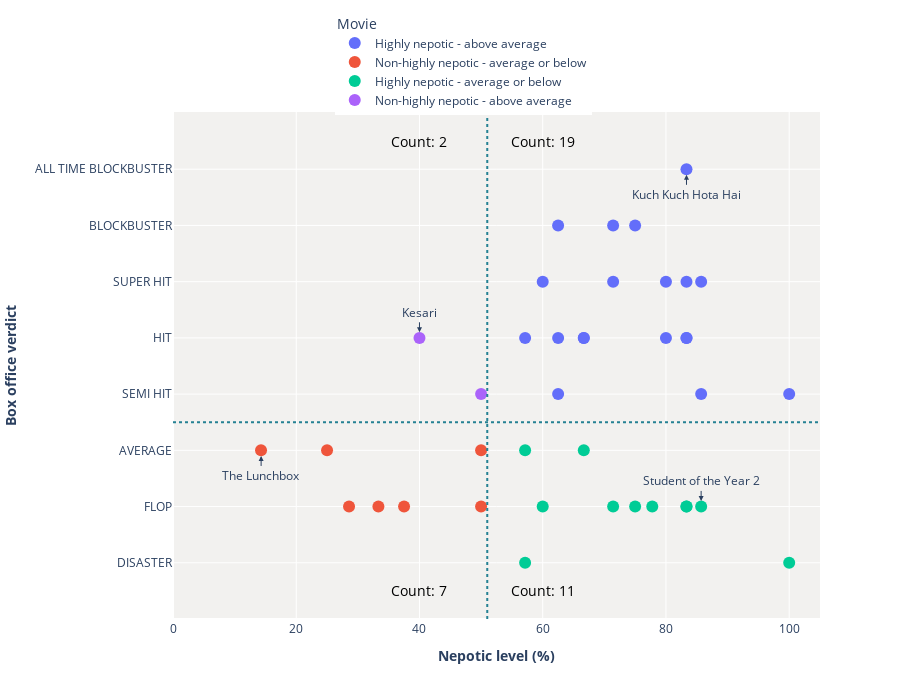

Here is the notebook cell this chart was saved with:
### Code cell
# Visualization
df = px.data.iris()
fig = px.scatter(df_movie_verdict, x="Nepotic Level", y="Verdict Value", color="Outcome")

fig.update_layout(
    autosize=False,
    width=900,
    height=700,
    xaxis = dict(title="<b> Nepotic level (%) <b>", showgrid = True, range = [0,105]),
    yaxis = dict(title="<b> Box office verdict <b>",
                showgrid = True,
                tickmode = 'array',
                tickvals = [1, 2, 3, 4, 5, 6, 7, 8],
                ticktext = verdict_text[1:]),
    plot_bgcolor= 'rgba(242, 241, 239, 1)',
    margin=go.layout.Margin(
        t=10, #top margin
    ),
    legend=dict(
        title_text='Movie',
        x = 0.25,
        y = 1.2),
    shapes = [
        {
            'type': 'line',
            'x0': 51,
            'y0': 0,
            'x1': 51,
            'y1': 9,
            'line': {
                'color': color_teal,
                'width': 2,
                'dash': "dot"
            },
        },
        {
            'type': 'line',
            'x0': 0,
            'y0': 3.5,
            'x1': 110,
            'y1': 3.5,
            'line': {
                'color': color_teal,
                'width': 2,
                'dash': "dot"
            },
        },
        
    ],
    annotations=[
        dict(
            x=83.333,
            y=7.9,
            xref="x",
            yref="y",
            text="Kuch Kuch Hota Hai",
            showarrow=True,
            arrowhead=2,
            ax=0,
            ay=20
        ),
        dict(
            x=40,
            y=5.1,
            xref="x",
            yref="y",
            text="Kesari",
            showarrow=True,
            arrowhead=2,
            ax=0,
            ay=-20
        ),
        dict(
            x=14.3,
            y=2.9,
            xref="x",
            yref="y",
            text="The Lunchbox",
            showarrow=True,
            arrowhead=2,
            ax=0,
            ay=20
        ),
        dict(
            x=85.71,
            y=2.1,
            xref="x",
            yref="y",
            text="Student of the Year 2",
            showarrow=True,
            arrowhead=2,
            ax=0,
            ay=-20
        ),
        dict(
            x=60,
            y=8.5,
            xref="x",
            yref="y",
            text= "Count: " + str(count_ur),
            showarrow=False,
            font_size = 14,
            font_color = 'black'
        ),
        dict(
            x=40,
            y=8.5,
            xref="x",
            yref="y",
            text= "Count: " + str(count_ul),
            showarrow=False,
            font_size = 14,
            font_color = 'black'
        ),
        dict(
            x=40,
            y=0.5,
            xref="x",
            yref="y",
            text= "Count: " + str(count_ll),
            showarrow=False,
            font_size = 14,
            font_color = 'black'
        ),
        dict(
            x=60,
            y=0.5,
            xref="x",
            yref="y",
            text= "Count: " + str(count_lr),
            showarrow=False,
            font_size = 14,
            font_color = 'black'
        )
        
    ]
)

fig.update_traces(marker=dict(size=12),
                  selector=dict(mode='markers'))

fig.update_traces(textposition='top center')

fig.show()

fig.write_image("kj_movies_success_vs_nepotic_level.png", engine="kaleido", scale = 2)

### Figure 1 — Plotly figure (JSON) as saved in the notebook; plotly's stock layout.template omitted (floating-point values rounded to 4 significant figures)
{"data": [{"hovertemplate": "Outcome=Highly nepotic - above average<br>Nepotic Level=%{x}<br>Verdict Value=%{y}<extra></extra>", "legendgroup": "Highly nepotic - above average", "marker": {"color": "#636efa", "size": 12, "symbol": "circle"}, "mode": "markers", "name": "Highly nepotic - above average", "orientation": "v", "showlegend": true, "textposition": "top center", "type": "scatter", "x": [83.33, 62.5, 57.14, 62.5, 100, 80, 83.33, 71.43, 85.71, 71.43, 80, 66.67, 62.5, 66.67, 83.33, 85.71, 83.33, 75, 60], "xaxis": "x", "y": [8, 7, 5, 4, 4, 5, 5, 6, 4, 7, 6, 5, 5, 5, 6, 6, 5, 7, 6], "yaxis": "y"}, {"hovertemplate": "Outcome=Non-highly nepotic - average or below<br>Nepotic Level=%{x}<br>Verdict Value=%{y}<extra></extra>", "legendgroup": "Non-highly nepotic - average or below", "marker": {"color": "#EF553B", "size": 12, "symbol": "circle"}, "mode": "markers", "name": "Non-highly nepotic - average or below", "orientation": "v", "showlegend": true, "textposition": "top center", "type": "scatter", "x": [50, 50, 14.29, 25, 28.57, 37.5, 33.33], "xaxis": "x", "y": [3, 2, 3, 3, 2, 2, 2], "yaxis": "y"}, {"hovertemplate": "Outcome=Highly nepotic - average or below<br>Nepotic Level=%{x}<br>Verdict Value=%{y}<extra></extra>", "legendgroup": "Highly nepotic - average or below", "marker": {"color": "#00cc96", "size": 12, "symbol": "circle"}, "mode": "markers", "name": "Highly nepotic - average or below", "orientation": "v", "showlegend": true, "textposition": "top center", "type": "scatter", "x": [57.14, 83.33, 83.33, 66.67, 100, 57.14, 60, 75, 77.78, 85.71, 71.43], "xaxis": "x", "y": [3, 2, 2, 3, 1, 1, 2, 2, 2, 2, 2], "yaxis": "y"}, {"hovertemplate": "Outcome=Non-highly nepotic - above average<br>Nepotic Level=%{x}<br>Verdict Value=%{y}<extra></extra>", "legendgroup": "Non-highly nepotic - above average", "marker": {"color": "#ab63fa", "size": 12, "symbol": "circle"}, "mode": "markers", "name": "Non-highly nepotic - above average", "orientation": "v", "showlegend": true, "textposition": "top center", "type": "scatter", "x": [50, 40], "xaxis": "x", "y": [4, 5], "yaxis": "y"}], "layout": {"annotations": [{"arrowhead": 2, "ax": 0, "ay": 20, "showarrow": true, "text": "Kuch Kuch Hota Hai", "x": 83.33, "xref": "x", "y": 7.9, "yref": "y"}, {"arrowhead": 2, "ax": 0, "ay": -20, "showarrow": true, "text": "Kesari", "x": 40, "xref": "x", "y": 5.1, "yref": "y"}, {"arrowhead": 2, "ax": 0, "ay": 20, "showarrow": true, "text": "The Lunchbox", "x": 14.3, "xref": "x", "y": 2.9, "yref": "y"}, {"arrowhead": 2, "ax": 0, "ay": -20, "showarrow": true, "text": "Student of the Year 2", "x": 85.71, "xref": "x", "y": 2.1, "yref": "y"}, {"font": {"color": "black", "size": 14}, "showarrow": false, "text": "Count: 19", "x": 60, "xref": "x", "y": 8.5, "yref": "y"}, {"font": {"color": "black", "size": 14}, "showarrow": false, "text": "Count: 2", "x": 40, "xref": "x", "y": 8.5, "yref": "y"}, {"font": {"color": "black", "size": 14}, "showarrow": false, "text": "Count: 7", "x": 40, "xref": "x", "y": 0.5, "yref": "y"}, {"font": {"color": "black", "size": 14}, "showarrow": false, "text": "Count: 11", "x": 60, "xref": "x", "y": 0.5, "yref": "y"}], "autosize": false, "height": 700, "legend": {"title": {"text": "Movie"}, "tracegroupgap": 0, "x": 0.25, "y": 1.2}, "margin": {"t": 10}, "plot_bgcolor": "rgba(242, 241, 239, 1)", "shapes": [{"line": {"color": "#258193", "dash": "dot", "width": 2}, "type": "line", "x0": 51, "x1": 51, "y0": 0, "y1": 9}, {"line": {"color": "#258193", "dash": "dot", "width": 2}, "type": "line", "x0": 0, "x1": 110, "y0": 3.5, "y1": 3.5}], "width": 900, "xaxis": {"anchor": "y", "domain": [0, 1], "range": [0, 105], "showgrid": true, "title": {"text": "<b> Nepotic level (%) <b>"}, "type": "linear"}, "yaxis": {"anchor": "x", "autorange": true, "domain": [0, 1], "range": [-0.01779, 9.018], "showgrid": true, "tickmode": "array", "ticktext": ["DISASTER", "FLOP", "AVERAGE", "SEMI HIT", "HIT", "SUPER HIT", "BLOCKBUSTER", "ALL TIME BLOCKBUSTER"], "tickvals": [1, 2, 3, 4, 5, 6, 7, 8], "title": {"text": "<b> Box office verdict <b>"}, "type": "linear"}}}
